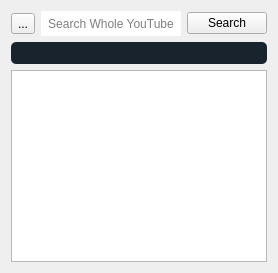
            <widget class="QWidget" name="stackedWidgetPage1">
             <layout class="QVBoxLayout" name="verticalLayout_19">
              <item>
               <layout class="QVBoxLayout" name="verticalLayout_10">
                <item>
                 <layout class="QGridLayout" name="gridLayout_25">
                  <item row="0" column="2">
                   <widget class="QPushButton" name="search">
                    <property name="cursor">
                     <cursorShape>PointingHandCursor</cursorShape>
                    </property>
                    <property name="styleSheet">
                     <string notr="true"/>
                    </property>
                    <property name="text">
                     <string>Search</string>
                    </property>
                    <property name="icon">
                     <iconset resource="resource.qrc">
                      <normaloff>:/myresource/resource/icons8-search-500.png</normaloff>:/myresource/resource/icons8-search-500.png</iconset>
                    </property>
                    <property name="iconSize">
                     <size>
                      <width>28</width>
                      <height>26</height>
                     </size>
                    </property>
                   </widget>
                  </item>
                  <item row="0" column="0">
                   <widget class="QToolButton" name="home_button">
                    <property name="cursor">
                     <cursorShape>PointingHandCursor</cursorShape>
                    </property>
                    <property name="toolTip">
                     <string>Refresh Home</string>
                    </property>
                    <property name="text">
                     <string>...</string>
                    </property>
                    <property name="icon">
                     <iconset resource="resource.qrc">
                      <normaloff>:/myresource/resource/icons8-home-120.png</normaloff>:/myresource/resource/icons8-home-120.png</iconset>
                    </property>
                    <property name="iconSize">
                     <size>
                      <width>27</width>
                      <height>27</height>
                     </size>
                    </property>
                   </widget>
                  </item>
                  <item row="0" column="1">
                   <widget class="QLineEdit" name="youtube_search">
                    <property name="styleSheet">
                     <string notr="true">QLineEdit{

height: 25px;
border-radius:15px;
}
</string>
                    </property>
                    <property name="alignment">
                     <set>Qt::AlignCenter</set>
                    </property>
                    <property name="placeholderText">
                     <string>Search Whole YouTube</string>
                    </property>
                   </widget>
                  </item>
                 </layout>
                </item>
                <item>
                 <widget class="QProgressBar" name="home_progress_bar">
                  <property name="styleSheet">
                   <string notr="true">QProgressBar:horizontal {
border-radius: 5px;
background:rgba(0,0,0,0.1);
color: white;
background-color: rgba(25, 35, 45, 1);

}
QProgressBar::chunk:horizontal {
background:rgb(228, 27, 27);
color: white;

}
QProgressBar 
{ 
color: white; 
border:none;
}
</string>
                  </property>
                  <property name="maximum">
                   <number>1</number>
                  </property>
                  <property name="value">
                   <number>-1</number>
                  </property>
                 </widget>
                </item>
                <item>
                 <widget class="QTableWidget" name="tableWidget">
                  <property name="sizePolicy">
                   <sizepolicy hsizetype="Expanding" vsizetype="Expanding">
                    <horstretch>0</horstretch>
                    <verstretch>0</verstretch>
                   </sizepolicy>
                  </property>
                  <property name="font">
                   <font>
                    <pointsize>11</pointsize>
                   </font>
                  </property>
                  <property name="toolTip">
                   <string>Double click on thumbnail to process download</string>
                  </property>
                  <property name="lineWidth">
                   <number>1</number>
                  </property>
                  <property name="midLineWidth">
                   <number>0</number>
                  </property>
                  <property name="alternatingRowColors">
                   <bool>true</bool>
                  </property>
                  <property name="selectionBehavior">
                   <enum>QAbstractItemView::SelectRows</enum>
                  </property>
                  <property name="gridStyle">
                   <enum>Qt::NoPen</enum>
                  </property>
                  <property name="sortingEnabled">
                   <bool>false</bool>
                  </property>
                  <property name="cornerButtonEnabled">
                   <bool>true</bool>
                  </property>
                  <property name="rowCount">
                   <number>0</number>
                  </property>
                  <property name="columnCount">
                   <number>0</number>
                  </property>
                  <attribute name="horizontalHeaderCascadingSectionResizes">
                   <bool>true</bool>
                  </attribute>
                  <attribute name="horizontalHeaderMinimumSectionSize">
                   <number>25</number>
                  </attribute>
                  <attribute name="horizontalHeaderDefaultSectionSize">
                   <number>100</number>
                  </attribute>
                  <attribute name="horizontalHeaderStretchLastSection">
                   <bool>true</bool>
                  </attribute>
                  <attribute name="verticalHeaderDefaultSectionSize">
                   <number>45</number>
                  </attribute>
                 </widget>
                </item>
               </layout>
              </item>
             </layout>
            </widget>
